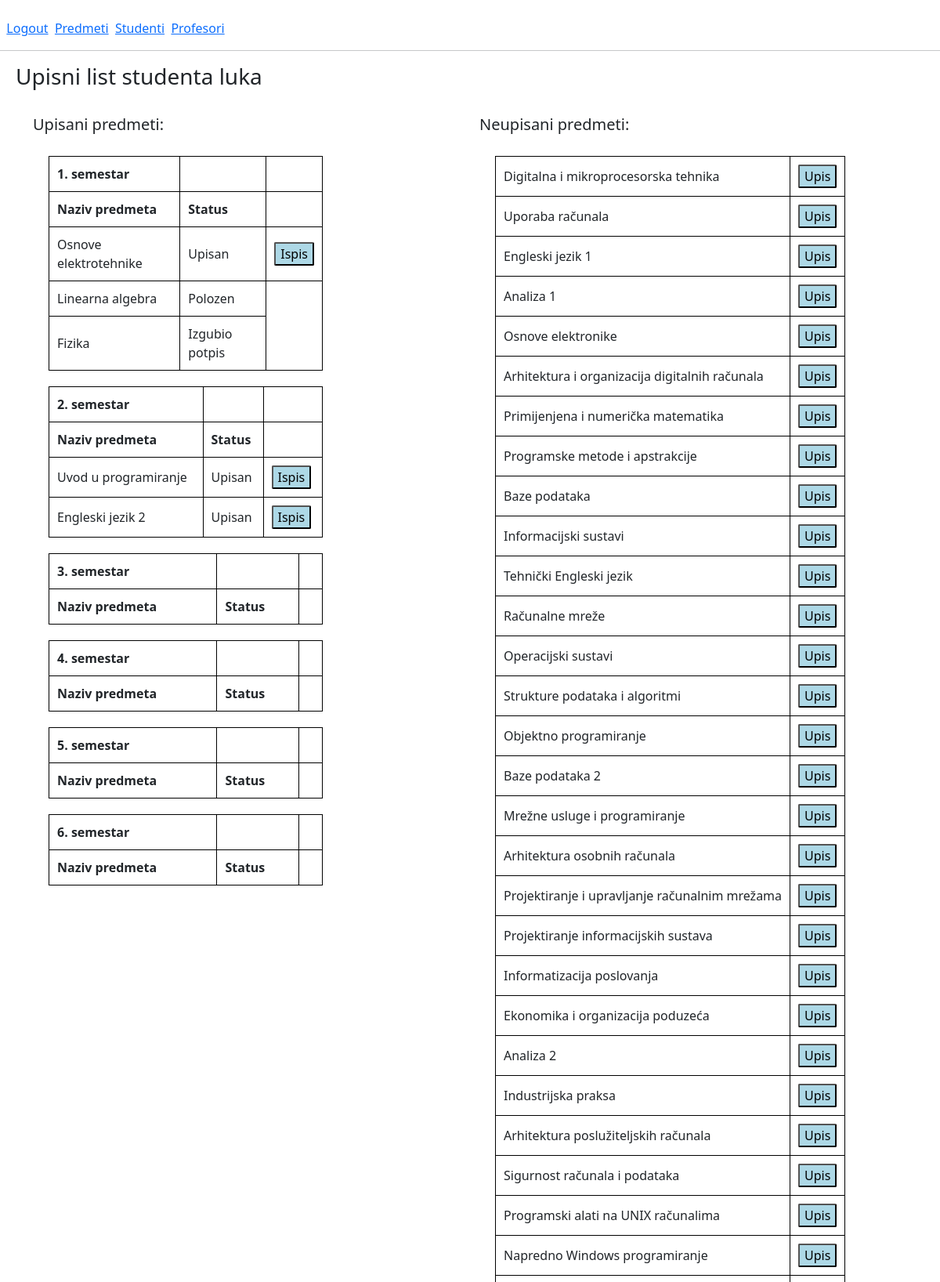
The page /upisniList/4 (signed in, upper part) on the database its author committed.
### app/models.py (models this page shows, shortened)
class Korisnici(AbstractUser):
    STATUS=(('none','None'),('redovni','redovni'),('izvanredni','izvanredni'))
    status=models.CharField(max_length=50, choices=STATUS)
    role=models.ForeignKey(Uloge, on_delete=models.CASCADE, null=True)

class Upisi(models.Model):
    student=models.ForeignKey(Korisnici, on_delete=models.CASCADE, db_constraint=False)
    predmet=models.ForeignKey(Predmeti, on_delete=models.CASCADE)
    STATUS=(('Upisan','Upisan'),('Polozen','Polozen'),('Izgubio_potpis', 'Izgubio potpis'))
    status=models.CharField(max_length=64, choices=STATUS, default="Upisan")

class Predmeti(models.Model):
    IZBORNI=(('DA','da'),('NE','ne'))
    name=models.CharField(max_length=50)
    kod=models.CharField(max_length=50)
    program=models.CharField(max_length=50)
    ects=models.IntegerField()
    sem_red=models.IntegerField()
    sem_izv=models.IntegerField()
    izborni=models.CharField(max_length=50, choices=IZBORNI)
    nositelj=models.ForeignKey(Korisnici, on_delete=models.CASCADE, null=True)

### app/decorators.py (the view)
    def wrap(request, *args, **kwargs):
        user = Korisnici.objects.get(pk=request.user.pk)
        if (user.role_id == 1 or user.role_id == 3) and user.is_authenticated and user.is_active:
            return function(request, *args, **kwargs)
        else:
            raise PermissionDenied

### app/templates/upisni_list_redovni.html (shortened to what this page needs)
{% extends 'home_admin.html' %}
{% block upisni_list %}
<h3>Upisni list studenta {{ student.username }}</h3>
<div class="container">
    <div class="row">
        <div class="col-md-6">
            <br>
            <h5>Upisani predmeti:</h5>
            <div class="table-responsive">
                {% for semestar in semestri %}
                <table style="width:350px">
                    <tr>
                        <th>{{ semestar }}. semestar</th>
                        <td></td>
                        <td></td>
                    </tr>
                    <tr>
                        <th>Naziv predmeta</th>
                        <th>Status</th>
                        <td></td>
                    </tr>
                    {% for upis in upisi %}
                        {% if semestar == upis.predmet.sem_red %}
                            <tr>
                                <td>{{ upis.predmet.name }}</td>
                                <td>{{ upis.status }}</td>
                                {% if upis.status == 'Upisan' %}
                                    <td>
                                        <form method="post">
                                            <input type="submit" name="{{upis.predmet.name}}" value="Ispis" class="botun2">
                                        </form>
                                    </td>
                                {% endif %}
                            </tr>
                        {% endif %}
                    {% endfor %}
                {% endfor %}
                </table>
            </div>
        </div>
        <div class="col-md-6">
            <br>
            <h5>Neupisani predmeti:</h5>
            <div class="table-responsive">
                <table>
                    {% for course in neupisani %}
                        <tr>
                            <td>{{ course.name }}</td>
                            <td>
                                <form method="post">
                                <input type="submit" name="{{course.name}}" value="Upis" class="botun2">
                            </td>
                        </tr>
                    {% endfor %}
                </table>
            </div>
        </div>
    </div>
</div>
{% endblock %}

### app/templates/base.html (style rules this page uses)
html, body { height: 100%; }
table { margin: 20px; }
table,th,td { border: 1px solid black; padding: 10px; }
.botun2 { background-color: lightblue; border-radius: 2px; }
h3 { margin-left: 20px; }

### rows shown on the page
Korisnici: username "luka"
Upisi: predmet.name "Osnove elektrotehnike", status "Upisan"
Upisi: predmet.name "Linearna algebra", status "Polozen"
Upisi: predmet.name "Fizika", status "Izgubio potpis"
Upisi: predmet.name "Uvod u programiranje", status "Upisan"
Upisi: predmet.name "Engleski jezik 2", status "Upisan"
Predmeti: name "Digitalna i mikroprocesorska tehnika"
Predmeti: name "Uporaba računala"
Predmeti: name "Engleski jezik 1"
Predmeti: name "Analiza 1"
Predmeti: name "Osnove elektronike"
Predmeti: name "Arhitektura i organizacija digitalnih računala"
Predmeti: name "Primijenjena i numerička matematika"
Predmeti: name "Programske metode i apstrakcije"
Predmeti: name "Baze podataka"
Predmeti: name "Informacijski sustavi"
Predmeti: name "Tehnički Engleski jezik"
Predmeti: name "Računalne mreže"
Predmeti: name "Operacijski sustavi"
Predmeti: name "Strukture podataka i algoritmi"
Predmeti: name "Objektno programiranje"
Predmeti: name "Baze podataka 2"
Predmeti: name "Mrežne usluge i programiranje"
Predmeti: name "Arhitektura osobnih računala"
Predmeti: name "Projektiranje i upravljanje računalnim mrežama"
Predmeti: name "Projektiranje informacijskih sustava"
Predmeti: name "Informatizacija poslovanja"
Predmeti: name "Ekonomika i organizacija poduzeća"
Predmeti: name "Analiza 2"
Predmeti: name "Industrijska praksa"
Predmeti: name "Arhitektura poslužiteljskih računala"
Predmeti: name "Sigurnost računala i podataka"
Predmeti: name "Programski alati na UNIX računalima"
Predmeti: name "Napredno Windows programiranje"

### other values the page prints
{{ semestar }} "1" "2" "3" "4" "5" "6"
